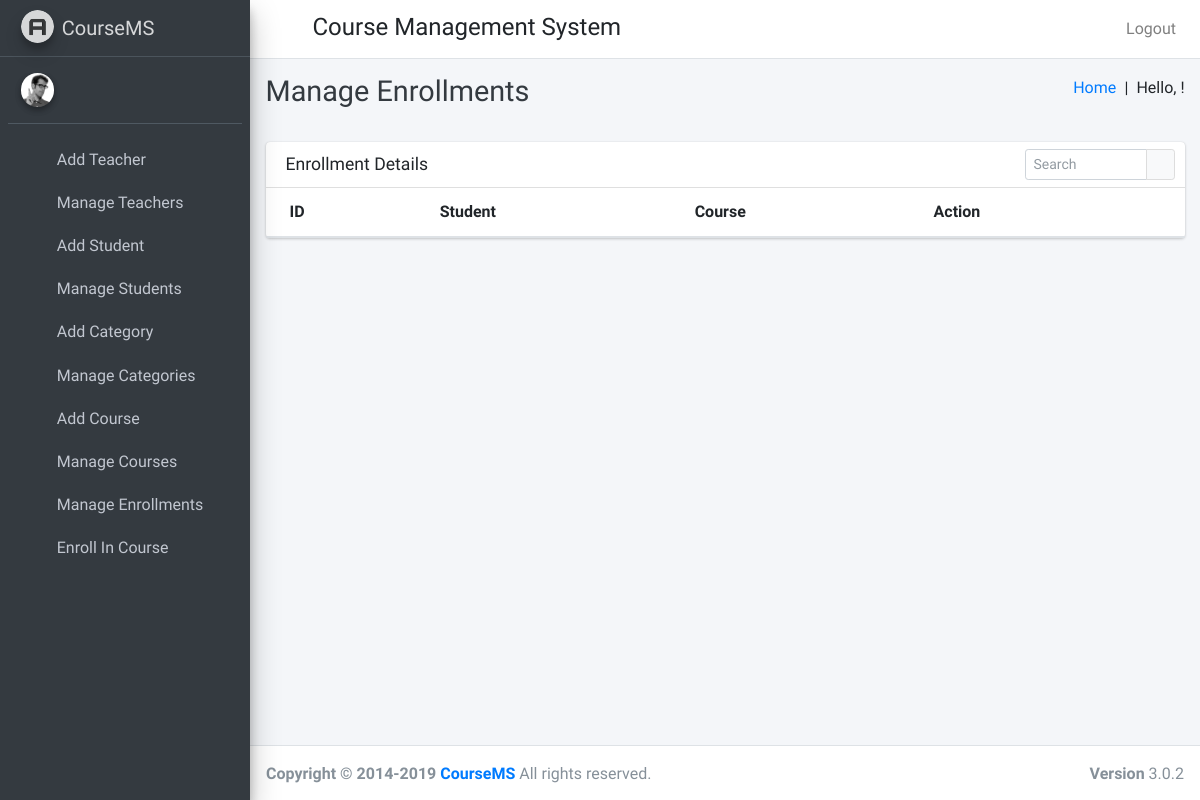
Before: /manage_enrollments with the older database file.
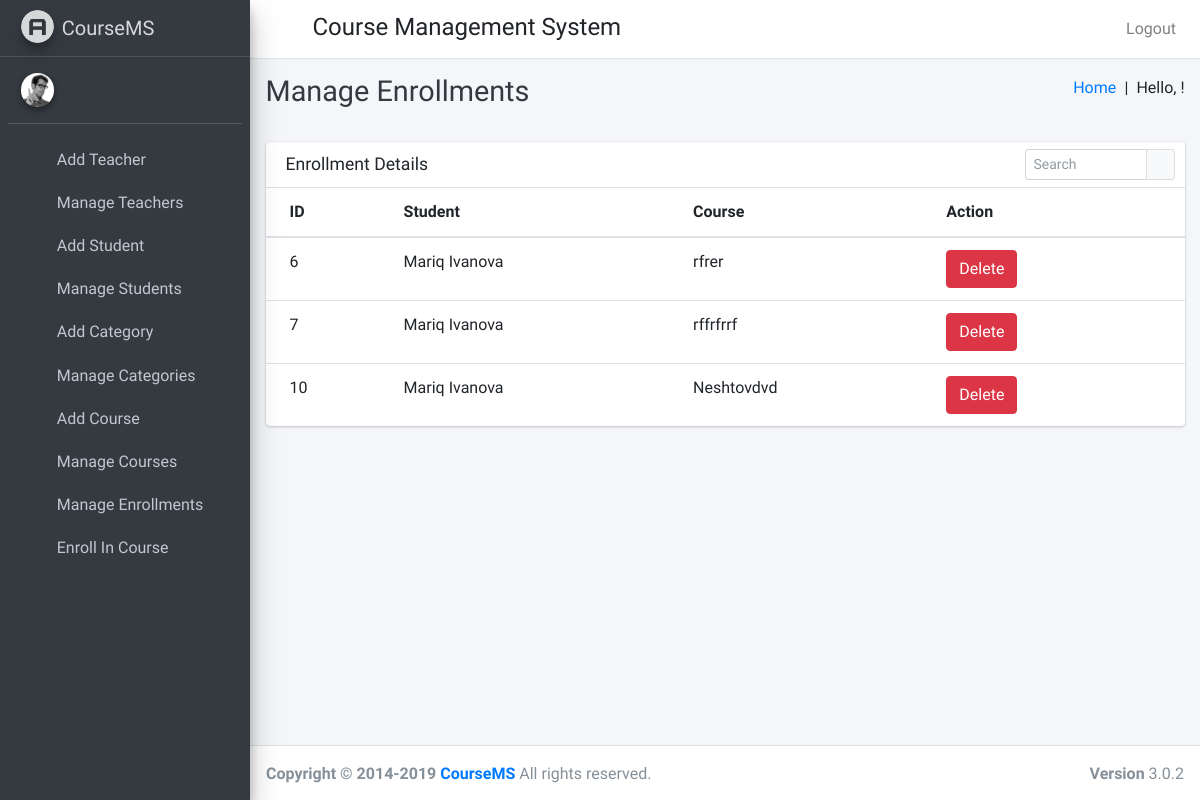
After: the same page with the newer database file.
### course/models.py (models this page shows, shortened)
class Enrollment(models.Model):
    id = models.AutoField(primary_key=True)
    course_id = models.ForeignKey(Course, on_delete=models.CASCADE)
    student_id = models.ForeignKey(Student, on_delete=models.CASCADE)
    class Meta:
        unique_together = ('course_id', 'student_id')

class Student(models.Model):
    id = models.AutoField(primary_key=True)
    user = models.OneToOneField(User, on_delete=models.CASCADE)
    gender = models.CharField(max_length=6)
    address = models.TextField()
    def __str__(self):
        return f'{self.user.first_name} {self.user.last_name}'

class User(AbstractUser):
    USER_TYPE_SELECTION = (
        (1, "HOD"),
        (2, "Teacher"),
        (3, "Student")
    )
    user_type = models.CharField(max_length=1, choices=USER_TYPE_SELECTION, default=1)

class Course(models.Model):
    id = models.AutoField(primary_key=True)
    course_name = models.CharField(max_length=255)
    category_id = models.ForeignKey(Category, on_delete=models.CASCADE)
    course_description = models.TextField()
    teacher_id = models.ForeignKey(Teacher, on_delete=models.CASCADE)
    created_at = models.DateTimeField(auto_now_add=True)
    updated_at = models.DateTimeField(auto_now=True)
    students = models.ManyToManyField(Student, through='Enrollment')
    def __str__(self):
        return self.course_name

### course/HodViews.py (the view)
# urls.py: path('manage_enrollments', HodViews.manage_enrollments,name="manage_enrollments"),
def manage_enrollments(request):
    enrollments = Enrollment.objects.all()
    return render(request, "hod_templates/manage_enrollments_template.html", {"enrollments": enrollments})

### course/templates/hod_templates/manage_enrollments_template.html
{% extends 'hod_templates/base_template.html' %}
{% block page_title %}
Manage Enrollments
{% endblock page_title %}
{% block main_content %}
    <section class="content">
      <div class="container-fluid">
           <div class="row">
          <div class="col-12">
            <div class="card">
              <div class="card-header">
                <h3 class="card-title">Enrollment Details</h3>
                <div class="card-tools">
                  <div class="input-group input-group-sm" style="width: 150px;">
                    <input type="text" name="table_search" class="form-control float-right" placeholder="Search">
                    <div class="input-group-append">
                      <button type="submit" class="btn btn-default"><i class="fas fa-search"></i></button>
                    </div>
                  </div>
                </div>
              </div>
              <div class="card-body table-responsive p-0">
                <table class="table table-hover text-nowrap">
                  <thead>
                    <tr>
                      <th>ID</th>
                      <th>Student</th>
                      <th>Course</th>
                      <th>Action</th>
                    </tr>
                  </thead>
                  <tbody>
                  {% for enrollment in enrollments %}
                    <tr>
                      <td>{{ enrollment.id }}</td>
                      <td>{{ enrollment.student_id }}</td>
                      <td>{{ enrollment.course_id }}</td>
                      <td><a href="/delete_enrollment/{{ enrollment.id }}" class="btn btn-danger">Delete</a></td>
                    </tr>
                  {% endfor %}
                  </tbody>
                </table>
              </div>
            </div>
          </div>
        </div>
      </div>
    </section>
{% endblock main_content %}

Changed rows visible on the page:
added Enrollment: id "6", student_id "Mariq Ivanova", course_id "rfrer"
added Enrollment: id "7", student_id "Mariq Ivanova", course_id "rffrfrrf"
added Enrollment: id "10", student_id "Mariq Ivanova", course_id "Neshtovdvd"
